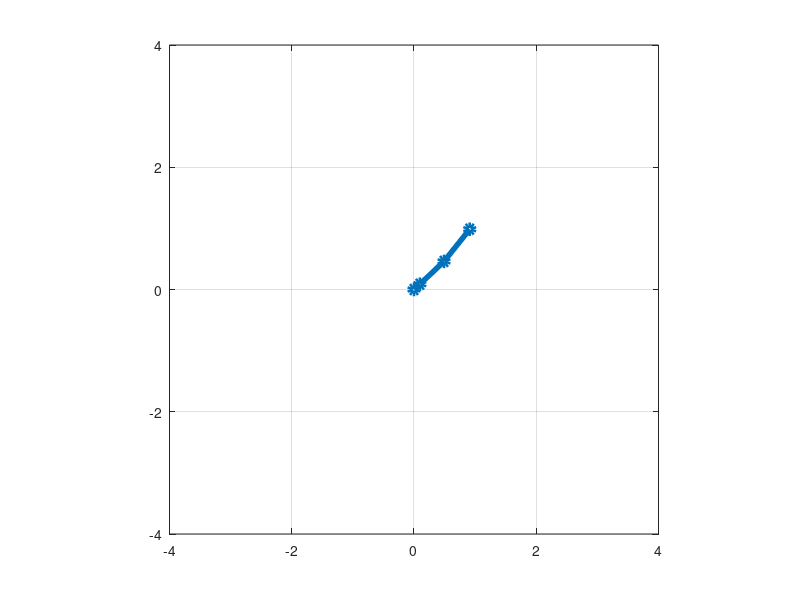

Here is the MATLAB script that generated this plot: (Note: this script raises an error after producing the figure.)
% 3 link robotic arm simulator. brute force from one place to another suing forward kinematics.
clc
clear
close all

%% Initial conditions
theta1=pi/12;
theta2=pi/12;
theta3=pi/12;

L1 = 130   *0.001;
L2 = 542.8 *0.001;
L3 = 489.3 *0.001;
L4 = 105   *0.001;
L5 = 105   *0.001;
L6 = 35    *0.001;

%L1=1;
%L2=1;
%L3=1;
deltatheta1=0;
deltatheta2=0; 
deltatheta3=0; %theta1,2,3 velocity
Xc=1;
Yc=1;
a = 0;
b = 0;

%% moving initial point to ending point
while a == 0 
   while b == 0
     theta1=theta1+deltatheta1/2;
     theta2=theta2+deltatheta2/2;
     theta3=theta3+deltatheta3/2;

     % Jacobian matrix and inverse Jacobian.
     J= [-L1*sind(theta1)-L2*sind(theta1+theta2)-L3*sind(theta1+theta2+theta3),...
     -L2*sind(theta1+theta2)-L3*sind(theta1+theta2+theta3),...
     -L3*sind(theta1+theta2+theta3);...
     L1*cosd(theta1)+L2*cosd(theta1+theta2)+L3*cosd(theta1+theta2+theta3),...
     L2*cosd(theta1+theta2)+L3*cosd(theta1+theta2+theta3),...
     L3*cosd(theta1+theta2+theta3)];
     pseudoJ = pinv(J); 
     
     % End-effector location
     P3 = [L1*cosd(theta1)+L2*cosd(theta1+theta2)+L3*cosd(theta1+theta2+theta3);...
     L2*sind(theta1)+L2*sind(theta1+theta2)+L3*sind(theta1+theta2+theta3)]';
     P0 = [0 0];
      
     % Location of the middle two joints
     P1 = [L1*cosd(theta1) ; L1*sind(theta1)]';
     P2 = P1 + [L2*cosd(theta1+theta2);L2*sind(theta1+theta2)]';
     Q1=[P0(1,1) P1(1,1) P2(1,1) P3(1,1)];
     Q2=[P0(1,2) P1(1,2) P2(1,2) P3(1,2)];
     Img = plot(Q1,Q2,'-o','LineWidth',4);
     axis([-4,4,-4,4]);
     axis square
     grid on;
     Xinit=P3(1,1);
     Yinit=P3(1,2);
     Xend=Xc;
     Yend=Yc; 
     Xspeed=(Xend-Xinit);
     Yspeed=(Yend-Yinit);
     OrinEnd=atan2d(Yend,Xend);
     Orininit=atan2d(Yinit,Xinit);
     orin_error=OrinEnd-Orininit;

     % converging at error = 0.01 
     if abs(orin_error)<=0.01
        b=1;
     end
     
     thetadot=pseudoJ*[Xspeed;Yspeed];
     theta1dot=thetadot(1,1);
     theta2dot=thetadot(2,1);
     theta3dot=thetadot(3,1);
     deltatheta1=rad2deg(theta1dot); 
     deltatheta2=rad2deg(theta2dot);
     deltatheta3=rad2deg(theta3dot);
     pause(0.01);
   end
   
   %% taking input from cursor
   if b==1
       [Xc,Yc,buttons] = ginput;
       b=0;
   end
end
